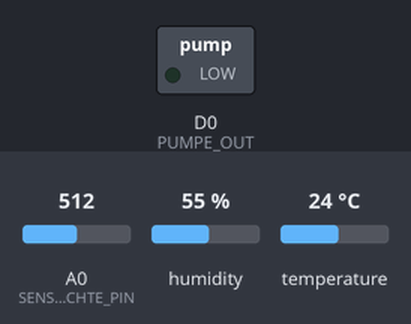
The sketch below on a simulated ESP8266 (NodeMCU). Shown: switched loads named in the sketch (green lamp = pin HIGH). Inputs (shaded band) come from the test bench; at power-on: A0 (SENSOR_BODEN_FEUCHTE_PIN) = 512, humidity 55 %, temperature 24 °C. WiFi joins after 1.5 s; servers stay silent unless stated; the local clock reads 2024-03-15 10:24:30 at power-on unless the sketch sets it; storage starts empty; what the sketch prints to the serial monitor is not drawn.

Above: at 0.1 s.
At 1.9 s:
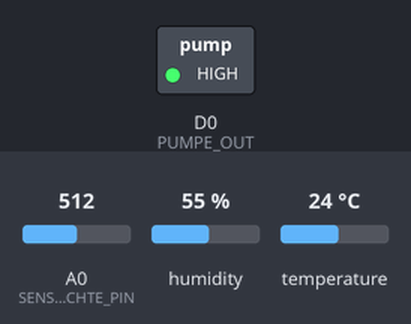
Timing chart, 0 to 3.4 s (numbered marks = the images above):
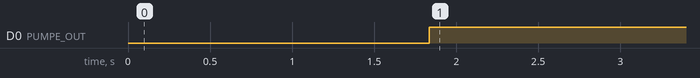

The sketch:

TempFeuchte.ino
```cpp
// Example testing sketch for various DHT humidity/temperature sensors
// Written by ladyada, public domain
// REQUIRES the following Arduino libraries:
// - DHT Sensor Library: https://github.com/adafruit/DHT-sensor-library
// - Adafruit Unified Sensor Lib: https://github.com/adafruit/Adafruit_Sensor


#include <ArduinoJson.h>
#include <ESP8266WiFi.h>      // ESP8266 WiFi library
#include <WiFiClientSecure.h>
#include <WiFiManager.h>
#include <NTPClient.h>
#include <ThingSpeak.h>       // ThingSpeak library
#include <time.h>             // for time() ctime()
#include "DHT.h"

/* Globals */
time_t now;                         // this are the seconds since Epoch (1970) - UTC
tm tm;                              // the structure tm holds time information in a more convenient way

//Messwerte
float UmgebungsTemperatur = 0;
float UmgebungsFeuchte = 0;
int   BodenFeuchte = 0;

//Aktor
bool Pumpe = 0;

// Fill out the credentials of your local WiFi Access Point
const char *  wifiSsid              = "A54 von Nicole"; // Your WiFi network SSID name
const char *  wifiPassword          = "Murli12!"; // Your WiFi network password

// Fill out the credentials of your ThingSpeak channel
char thingSpeakAddress[] = "api.thingspeak.com";
unsigned long thingspeakChannelId   = 2751313; // Your ThingSpeak Channel ID
const char *  thingspeakWriteApiKey = "O12G4EA21ZCC84MV"; // Your ThingSpeak write api key

/* Configuration of NTP */
#define MY_NTP_SERVER "at.pool.ntp.org"
#define MY_TZ "CET-1CEST,M3.5.0/02,M10.5.0/03"

WiFiClient  client;

//Parametrierung
#define HUMIDITY_PUMP_ON 400.0
#define HUMIDITY_PUMP_OFF 700.0

//Umgebungssensor (Blau)
#define DHTPIN1 D4 // Digital pin connected to the DHT sensor
#define DHTTYPE DHT22 // DHT 11
DHT dht1(DHTPIN1, DHTTYPE); //Temperatur und Luftfeuchtigkeit

#define PUMPE_OUT D0

//Kapazitiver Feuchte Sensor (Blume)
#define SENSOR_BODEN_FEUCHTE_PIN A0

void setup()
{
    //Setup ESP IOs
    pinMode(PUMPE_OUT,OUTPUT);
    digitalWrite(PUMPE_OUT, 0);

    //ESPXXXX FlashFileSystem init. (Benutzt von ThingSpeak)
    SPIFFS.begin();
    //Wifi::setup();

    //NTP (Zeit Server) Konfigurieren.
    configTime(MY_TZ, MY_NTP_SERVER);

    //Serielle Debug Schnitstelle konfigurieren.
    Serial.begin(9600);

    //Umgebungs Sensor DHT1xx init.
    dht1.begin();

    // WiFi konfigurieren und starten:
    //Serial.printf("init: MAC %s\n",WiFi.macAddress().c_str());
    Serial.print("init: WiFi '");
    Serial.print(wifiSsid);
    Serial.print("' ..");
    WiFi.mode(WIFI_STA);
    WiFi.begin(wifiSsid, wifiPassword);
    while( true ) {
      if( WiFi.status()==WL_CONNECTED ) break;
      delay(250);
      Serial.printf(".");
    }
    Serial.printf(" up (%s)\n",WiFi.localIP().toString().c_str());

    //https://werner.rothschopf.net/201802_arduino_esp8266_ntp.htm

    // ThinkSpeak init:
    ThingSpeak.begin(client);
    Serial.println("init: ThingSpeak up");
}

void loop()
{
  //Umgebungs Werte abfragen (DHT1XX Sensor)
  UmgebungsFeuchte  = dht1.readHumidity();
  UmgebungsTemperatur  = dht1.readTemperature();
  // Wenn DHT1xx Werte nicht ok -1.0 ersatz wert.
  if (isnan(UmgebungsFeuchte) || isnan(UmgebungsTemperatur)) {
    UmgebungsFeuchte  = -1.0;
    UmgebungsTemperatur  = -1.0;
    Serial.println(F("Failed to read from DHT1 sensor!"));
  }
  //Bodenfeuchte abfragen
  BodenFeuchte = analogRead(SENSOR_BODEN_FEUCHTE_PIN);

  //Bericht für ThingSpeak erstellen.
  ThingSpeak.setField(1,UmgebungsTemperatur);
  ThingSpeak.setField(2,UmgebungsFeuchte);
  ThingSpeak.setField(3,BodenFeuchte);

  //Bericht an ThingSpeak senden.
  int http= ThingSpeak.writeFields(thingspeakChannelId, thingspeakWriteApiKey);

  //Werte ausgeben (Debug)
  Serial.print(" UmgebungsTemperatur=");    Serial.println(UmgebungsTemperatur,1);
  Serial.print(" UmgebungsFeuchte=");     Serial.println(UmgebungsFeuchte,1);
  Serial.print(" BodenFeuchte=");         Serial.println(BodenFeuchte,1);

  if(BodenFeuchte >= HUMIDITY_PUMP_ON) {
    Pumpe = 1;
  } else if(BodenFeuchte <= HUMIDITY_PUMP_OFF) {
    Pumpe = 0;
  }
  digitalWrite(PUMPE_OUT, Pumpe);

  if(Pumpe) {
    delay(500);
  } else {
    delay(60000); //1Minute
  }


}
```

Measured:
- by itself, D0 (PUMPE_OUT): LOW → HIGH at 1.8 s
